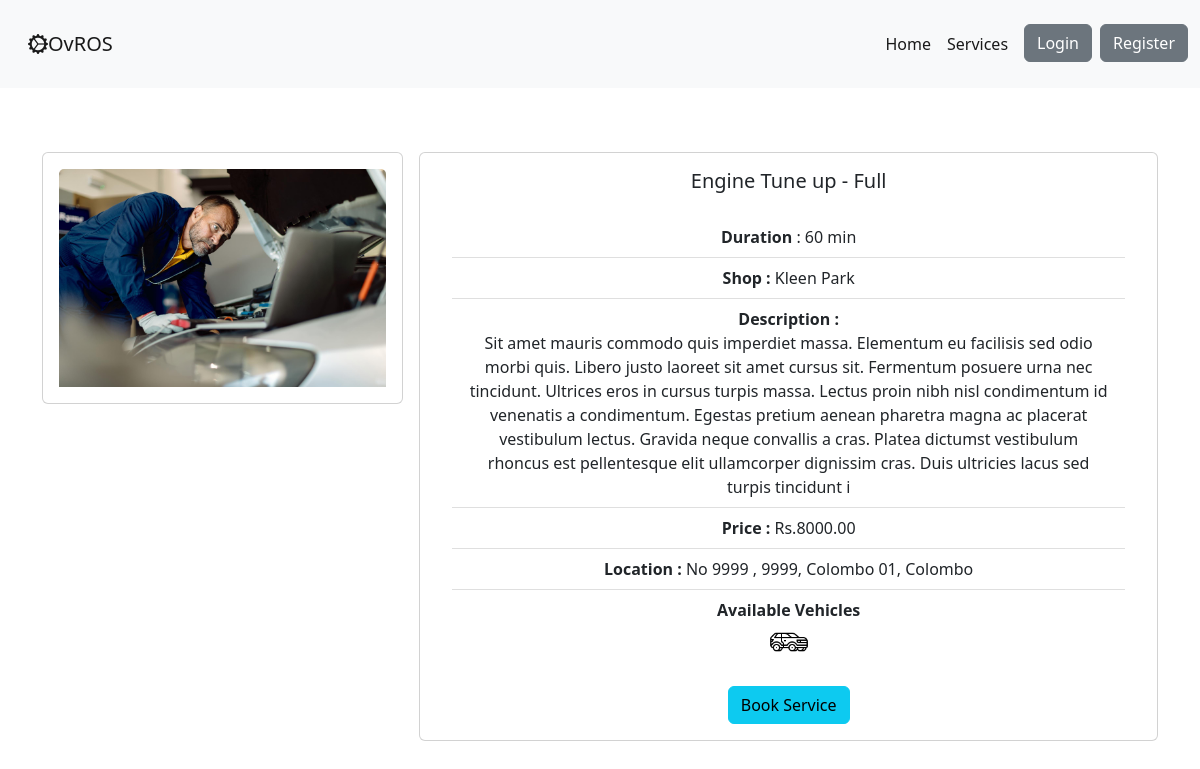
Page /service/service/4 on the committed database.
### ovros_service_module/models.py (models this page shows, shortened)
class Service(models.Model):
    shop = models.ForeignKey(to=ShopProfile, on_delete=models.CASCADE)
    service_name = models.CharField(max_length=100)
    service_image = models.ImageField(upload_to='images/service_img', blank=True)
    service_description = models.CharField(max_length=500, default='', blank=True)
    service_price = models.DecimalField(max_digits=10, decimal_places=2)
    service_duration = models.CharField(max_length=5)
    is_for_car = models.BooleanField(verbose_name="Available for car", default=False)
    is_for_van = models.BooleanField(verbose_name="Available for van", default=False)
    is_for_suv = models.BooleanField(verbose_name="Available for suv", default=False)
    is_for_lorry = models.BooleanField(verbose_name="Available for lorry", default=False)
    is_for_bike = models.BooleanField(verbose_name="Available for bike", default=False)
    service_availability = models.BooleanField(
        verbose_name="Service availability",
        default=False,
        help_text="is service available currently"
    )
    date_created = models.DateField(auto_now_add=True)
    date_updated = models.DateField(auto_now=True)

### ovros_user_module/models.py (models this page shows, shortened)
class ShopProfile(models.Model):
    user = models.OneToOneField(settings.AUTH_USER_MODEL, on_delete=models.CASCADE)
    user_role = models.CharField('Type', max_length=40, choices=Types.choices, default=Types.USER_SHOP)
    shop_name = models.CharField(max_length=100, help_text="Service Shop name")
    shop_address_no = models.CharField(
        max_length=200,
        help_text="Service Shop address Number",
        default=9999
    )
    shop_address_street = models.CharField(
        max_length=200,
        help_text="Service Shop address street",
        default=9999
    )
    shop_address_city = models.CharField(
        max_length=200,
        help_text="Service Shop address city",
        default=9999
    )
    shop_address_district = models.CharField(
        max_length=200,
        help_text="Service Shop address district",
        default=9999
    )
    shop_contact = models.CharField(max_length=10)
    def get_full_address(self):
        return f'No {self.shop_address_no} , ' \
               f'{self.shop_address_street}, ' \
               f'{self.shop_address_city}, ' \
               f'{self.shop_address_district}'

### ovros_service_module/views.py (the view)
# urls.py: path('service/<service_id>', views.service_detail, name='service_detail'),
def service_detail(request, service_id):
    if request.user.is_authenticated:
        user_profile_role = request.session['profile_data']['profile_data']['profile_role']
        print(service_id, '  ', user_profile_role)
    else:
        user_profile_role = "USER_CUSTOMER"
    service = Service.objects.get(id=service_id)
    return render(request, 'services/service_detail.html',
                  {'service': service,
                   'user_role': user_profile_role
                   })

### ovros_user_module/context_processors.py (called while the page is built)
def profile_data(request):
    return {'profile_data': ProfileData(request)}

### templates/services/service_detail.html (shortened to what this page needs)
{% extends 'base.html' %}
{% load static %}
{% block content %}
    <section id="ovros-service">
        <div class="container">
            <div class="row my-5 g-3">
                <div class="col-12 col-md-6 col-lg-4">
                    <div class="card">
                        <div class="card-body text-center">
                            {% if service.service_image is None %}
                                <img src="{% static 'images/card-header-default.jpg' %}" class="card-img-top"
                                     alt="...">
                            {% else %}
                                <img src="{{ service.service_image.url }}" class="card-img-top" alt="...">
                            {% endif %}
                        </div>
                    </div>
                </div>
                <div class="col-12 col-md-6 col-lg-8">
                    <div class="card">
                        <div class="card-body text-center">
                            <h5 class="card-title">{{ service.service_name }}</h5>
                            <div class="card-body ">
                                <div class="list-group">
                                    <ul class="list-group list-group-flush">
                                        <li class="list-group-item"><strong>Duration</strong>
                                            : {{ service.service_duration }} min
                                        </li>
                                        <li class="list-group-item"><strong>Shop
                                            : </strong>{{ service.shop.shop_name }}</li>
                                        <li class="list-group-item"><strong>Description
                                            :</strong> <br>{{ service.service_description }}</li>
                                        <li class="list-group-item"><strong>Price
                                            :</strong> <span>Rs.</span>{{ service.service_price }}</li>
                                        <li class="list-group-item"><strong>Location
                                            :</strong> {{ service.shop.get_full_address }}</li>
                                        <li class="list-group-item"><strong>Available Vehicles </strong>
                                            <div>
                                                {% if service.is_for_suv %}
                                                    <img height="40px" width="40px" class="bi"
                                                         src="{% static 'icons/suv_icon.png' %}">
                                                {% endif %}
                                            </div>
                                        </li>
                                    </ul>
                                </div>
                            </div>
                            {% if user_role == "USER_CUSTOMER" %}
                                <a href="{% url 'add_booking' service.id %}" class="btn btn-info ">Book Service</a>
                            {% endif %}
                        </div>
                    </div>
                </div>
            </div>
        </div>
    </section>
{% endblock %}

### rows in the picture
Service: service_image (picture), service_name "Engine Tune up - Full", service_duration "60", shop.shop_name "Kleen Park", service_description "Sit amet mauris commodo quis imperdiet massa. Elementum eu facilisis sed odio morbi quis. Libero justo laoreet sit amet cursus sit. Fermentum posuere urna nec tincidunt. Ultrices eros in cursus turpis massa. Lectus proin nibh nisl condimentum id venenatis a condimentum. Egestas pretium aenean pharetra magna ac placerat vestibulum lectus. Gravida neque convallis a cras. Platea dictumst vestibulum rhoncus est pellentesque elit ullamcorper dignissim cras. Duis ultricies lacus sed turpis tincidunt i", service_price "8000.00", shop.get_full_address "No 9999 , 9999, Colombo 01, Colombo"
